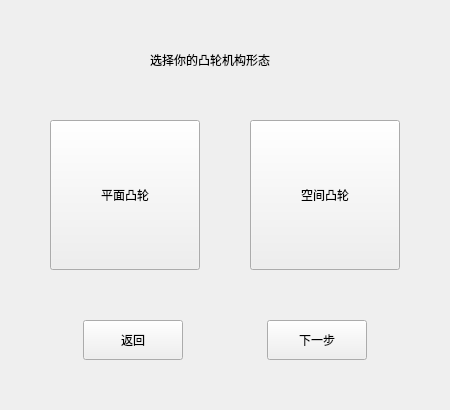
         <widget class="QWidget" name="camModePage">
          <property name="sizePolicy">
           <sizepolicy hsizetype="MinimumExpanding" vsizetype="MinimumExpanding">
            <horstretch>0</horstretch>
            <verstretch>0</verstretch>
           </sizepolicy>
          </property>
          <layout class="QGridLayout" name="gridLayout_14">
           <property name="leftMargin">
            <number>0</number>
           </property>
           <property name="topMargin">
            <number>0</number>
           </property>
           <property name="rightMargin">
            <number>0</number>
           </property>
           <property name="bottomMargin">
            <number>0</number>
           </property>
           <property name="spacing">
            <number>0</number>
           </property>
           <item row="0" column="0">
            <spacer name="verticalSpacer_27">
             <property name="orientation">
              <enum>Qt::Vertical</enum>
             </property>
             <property name="sizeType">
              <enum>QSizePolicy::Preferred</enum>
             </property>
             <property name="sizeHint" stdset="0">
              <size>
               <width>20</width>
               <height>50</height>
              </size>
             </property>
            </spacer>
           </item>
           <item row="1" column="0">
            <widget class="QWidget" name="camModeTitleWidget" native="true">
             <property name="sizePolicy">
              <sizepolicy hsizetype="Preferred" vsizetype="Preferred">
               <horstretch>0</horstretch>
               <verstretch>0</verstretch>
              </sizepolicy>
             </property>
             <layout class="QGridLayout" name="gridLayout_11">
              <property name="leftMargin">
               <number>0</number>
              </property>
              <property name="topMargin">
               <number>0</number>
              </property>
              <property name="rightMargin">
               <number>0</number>
              </property>
              <property name="bottomMargin">
               <number>0</number>
              </property>
              <property name="spacing">
               <number>0</number>
              </property>
              <item row="0" column="0">
               <layout class="QHBoxLayout" name="camModePageTitle">
                <property name="spacing">
                 <number>0</number>
                </property>
                <item>
                 <spacer name="horizontalSpacer_81">
                  <property name="orientation">
                   <enum>Qt::Horizontal</enum>
                  </property>
                  <property name="sizeHint" stdset="0">
                   <size>
                    <width>132</width>
                    <height>20</height>
                   </size>
                  </property>
                 </spacer>
                </item>
                <item>
                 <widget class="QLabel" name="camModePageTitleLabel">
                  <property name="sizePolicy">
                   <sizepolicy hsizetype="Expanding" vsizetype="Preferred">
                    <horstretch>0</horstretch>
                    <verstretch>0</verstretch>
                   </sizepolicy>
                  </property>
                  <property name="styleSheet">
                   <string notr="true">font: 20pt &quot;等线&quot;;</string>
                  </property>
                  <property name="text">
                   <string>选择你的凸轮机构形态</string>
                  </property>
                 </widget>
                </item>
                <item>
                 <spacer name="horizontalSpacer_82">
                  <property name="orientation">
                   <enum>Qt::Horizontal</enum>
                  </property>
                  <property name="sizeHint" stdset="0">
                   <size>
                    <width>132</width>
                    <height>20</height>
                   </size>
                  </property>
                 </spacer>
                </item>
               </layout>
              </item>
             </layout>
            </widget>
           </item>
           <item row="2" column="0">
            <spacer name="verticalSpacer_28">
             <property name="orientation">
              <enum>Qt::Vertical</enum>
             </property>
             <property name="sizeType">
              <enum>QSizePolicy::Preferred</enum>
             </property>
             <property name="sizeHint" stdset="0">
              <size>
               <width>20</width>
               <height>50</height>
              </size>
             </property>
            </spacer>
           </item>
           <item row="3" column="0">
            <widget class="QWidget" name="camModePageWidget" native="true">
             <property name="sizePolicy">
              <sizepolicy hsizetype="Preferred" vsizetype="Expanding">
               <horstretch>0</horstretch>
               <verstretch>0</verstretch>
              </sizepolicy>
             </property>
             <layout class="QGridLayout" name="gridLayout_10">
              <property name="leftMargin">
               <number>0</number>
              </property>
              <property name="topMargin">
               <number>0</number>
              </property>
              <property name="rightMargin">
               <number>0</number>
              </property>
              <property name="bottomMargin">
               <number>0</number>
              </property>
              <property name="spacing">
               <number>0</number>
              </property>
              <item row="0" column="0">
               <layout class="QGridLayout" name="camModePageLayout">
                <property name="spacing">
                 <number>0</number>
                </property>
                <item row="0" column="0">
                 <spacer name="horizontalSpacer_89">
                  <property name="orientation">
                   <enum>Qt::Horizontal</enum>
                  </property>
                  <property name="sizeType">
                   <enum>QSizePolicy::Preferred</enum>
                  </property>
                  <property name="sizeHint" stdset="0">
                   <size>
                    <width>50</width>
                    <height>20</height>
                   </size>
                  </property>
                 </spacer>
                </item>
                <item row="0" column="1">
                 <widget class="QPushButton" name="planeCamButton">
                  <property name="sizePolicy">
                   <sizepolicy hsizetype="Expanding" vsizetype="Expanding">
                    <horstretch>0</horstretch>
                    <verstretch>0</verstretch>
                   </sizepolicy>
                  </property>
                  <property name="minimumSize">
                   <size>
                    <width>150</width>
                    <height>150</height>
                   </size>
                  </property>
                  <property name="maximumSize">
                   <size>
                    <width>300</width>
                    <height>300</height>
                   </size>
                  </property>
                  <property name="text">
                   <string>平面凸轮</string>
                  </property>
                  <property name="checkable">
                   <bool>true</bool>
                  </property>
                 </widget>
                </item>
                <item row="0" column="2">
                 <spacer name="horizontalSpacer_90">
                  <property name="orientation">
                   <enum>Qt::Horizontal</enum>
                  </property>
                  <property name="sizeType">
                   <enum>QSizePolicy::Preferred</enum>
                  </property>
                  <property name="sizeHint" stdset="0">
                   <size>
                    <width>50</width>
                    <height>30</height>
                   </size>
                  </property>
                 </spacer>
                </item>
                <item row="0" column="3">
                 <widget class="QPushButton" name="spaceCamButton">
                  <property name="enabled">
                   <bool>true</bool>
                  </property>
                  <property name="sizePolicy">
                   <sizepolicy hsizetype="Expanding" vsizetype="Expanding">
                    <horstretch>0</horstretch>
                    <verstretch>0</verstretch>
                   </sizepolicy>
                  </property>
                  <property name="minimumSize">
                   <size>
                    <width>150</width>
                    <height>150</height>
                   </size>
                  </property>
                  <property name="maximumSize">
                   <size>
                    <width>300</width>
                    <height>300</height>
                   </size>
                  </property>
                  <property name="text">
                   <string>空间凸轮</string>
                  </property>
                  <property name="checkable">
                   <bool>false</bool>
                  </property>
                 </widget>
                </item>
                <item row="0" column="4">
                 <spacer name="horizontalSpacer_91">
                  <property name="orientation">
                   <enum>Qt::Horizontal</enum>
                  </property>
                  <property name="sizeType">
                   <enum>QSizePolicy::Preferred</enum>
                  </property>
                  <property name="sizeHint" stdset="0">
                   <size>
                    <width>50</width>
                    <height>20</height>
                   </size>
                  </property>
                 </spacer>
                </item>
               </layout>
              </item>
             </layout>
            </widget>
           </item>
           <item row="4" column="0">
            <spacer name="verticalSpacer_29">
             <property name="orientation">
              <enum>Qt::Vertical</enum>
             </property>
             <property name="sizeType">
              <enum>QSizePolicy::Preferred</enum>
             </property>
             <property name="sizeHint" stdset="0">
              <size>
               <width>20</width>
               <height>50</height>
              </size>
             </property>
            </spacer>
           </item>
           <item row="5" column="0">
            <widget class="QWidget" name="camModeResultWidget" native="true">
             <property name="sizePolicy">
              <sizepolicy hsizetype="Preferred" vsizetype="Preferred">
               <horstretch>0</horstretch>
               <verstretch>0</verstretch>
              </sizepolicy>
             </property>
             <layout class="QGridLayout" name="gridLayout_12">
              <property name="leftMargin">
               <number>0</number>
              </property>
              <property name="topMargin">
               <number>0</number>
              </property>
              <property name="rightMargin">
               <number>0</number>
              </property>
              <property name="bottomMargin">
               <number>0</number>
              </property>
              <property name="spacing">
               <number>0</number>
              </property>
              <item row="0" column="1">
               <layout class="QHBoxLayout" name="horizontalLayout_15">
                <property name="spacing">
                 <number>0</number>
                </property>
                <item>
                 <spacer name="horizontalSpacer_5">
                  <property name="orientation">
                   <enum>Qt::Horizontal</enum>
                  </property>
                  <property name="sizeHint" stdset="0">
                   <size>
                    <width>40</width>
                    <height>20</height>
                   </size>
                  </property>
                 </spacer>
                </item>
                <item>
                 <widget class="QPushButton" name="camModeReturnButton">
                  <property name="sizePolicy">
                   <sizepolicy hsizetype="Fixed" vsizetype="Fixed">
                    <horstretch>0</horstretch>
                    <verstretch>0</verstretch>
                   </sizepolicy>
                  </property>
                  <property name="minimumSize">
                   <size>
                    <width>100</width>
                    <height>40</height>
                   </size>
                  </property>
                  <property name="text">
                   <string>返回</string>
                  </property>
                 </widget>
                </item>
                <item>
                 <spacer name="horizontalSpacer_14">
                  <property name="orientation">
                   <enum>Qt::Horizontal</enum>
                  </property>
                  <property name="sizeHint" stdset="0">
                   <size>
                    <width>40</width>
                    <height>20</height>
                   </size>
                  </property>
                 </spacer>
                </item>
                <item>
                 <widget class="QPushButton" name="camModeNextButton">
                  <property name="sizePolicy">
                   <sizepolicy hsizetype="Fixed" vsizetype="Fixed">
                    <horstretch>0</horstretch>
                    <verstretch>0</verstretch>
                   </sizepolicy>
                  </property>
                  <property name="minimumSize">
                   <size>
                    <width>100</width>
                    <height>40</height>
                   </size>
                  </property>
                  <property name="text">
                   <string>下一步</string>
                  </property>
                 </widget>
                </item>
                <item>
                 <spacer name="horizontalSpacer_6">
                  <property name="orientation">
                   <enum>Qt::Horizontal</enum>
                  </property>
                  <property name="sizeHint" stdset="0">
                   <size>
                    <width>40</width>
                    <height>20</height>
                   </size>
                  </property>
                 </spacer>
                </item>
               </layout>
              </item>
             </layout>
            </widget>
           </item>
           <item row="6" column="0">
            <spacer name="verticalSpacer_30">
             <property name="orientation">
              <enum>Qt::Vertical</enum>
             </property>
             <property name="sizeType">
              <enum>QSizePolicy::Preferred</enum>
             </property>
             <property name="sizeHint" stdset="0">
              <size>
               <width>20</width>
               <height>50</height>
              </size>
             </property>
            </spacer>
           </item>
          </layout>
         </widget>
